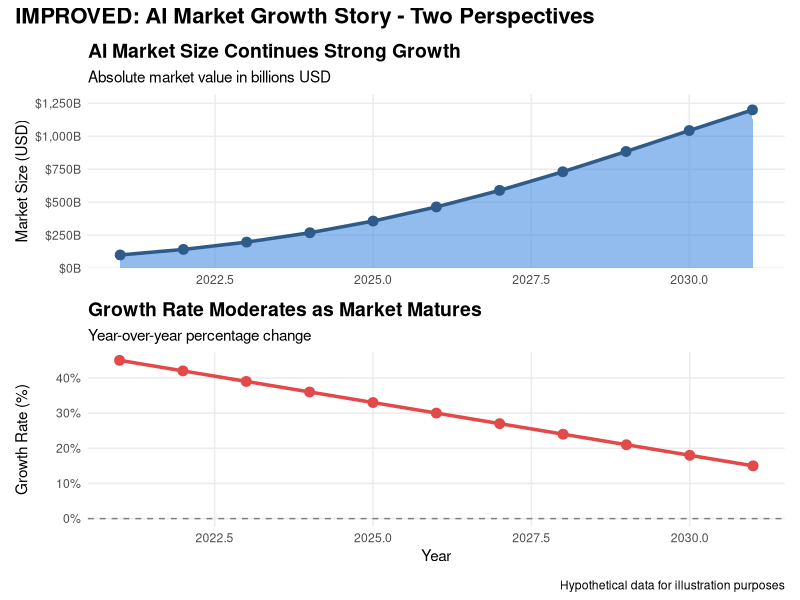

Here is the R script that generated this plot:
## ---- chunk 1
knitr::opts_chunk$set(echo = TRUE, warning = FALSE, message = FALSE)
library(knitr)
library(ggplot2)
## ---- chunk 2
# Note: In practice, you would include a screenshot of the visualization here
# knitr::include_graphics("statista_ai_market_viz.png")
cat("[ Visualization Image Would Appear Here ]")
cat("\n\nThe visualization typically shows a line or bar chart depicting")
cat("\nthe year-over-year percentage change in AI market size,")
cat("\ndemonstrating declining growth rates over time.")
## ---- chunk 3
# Example of improved visualization structure
# Creating hypothetical data based on the description

years <- 2021:2031
# Hypothetical growth rates declining from 45% to 15%
growth_rates <- seq(45, 15, length.out = 11)

# Calculate hypothetical market size starting at $100B in 2021
market_size <- numeric(11)
market_size[1] <- 100
for(i in 2:11) {
  market_size[i] <- market_size[i-1] * (1 + growth_rates[i]/100)
}

# Create dataframe
ai_data <- data.frame(
  Year = years,
  Growth_Rate = growth_rates,
  Market_Size = market_size
)

# Create improved visualization
library(ggplot2)
library(scales)
library(patchwork)

# Plot 1: Actual Market Size
p1 <- ggplot(ai_data, aes(x = Year, y = Market_Size)) +
  geom_area(fill = "#4A90E2", alpha = 0.6) +
  geom_line(color = "#2E5C8A", size = 1.2) +
  geom_point(color = "#2E5C8A", size = 3) +
  scale_y_continuous(labels = dollar_format(suffix = "B"), 
                     expand = expansion(mult = c(0, 0.1))) +
  labs(title = "AI Market Size Continues Strong Growth",
       subtitle = "Absolute market value in billions USD",
       x = NULL,
       y = "Market Size (USD)") +
  theme_minimal() +
  theme(plot.title = element_text(face = "bold", size = 14),
        panel.grid.minor = element_blank())

# Plot 2: Growth Rate
p2 <- ggplot(ai_data, aes(x = Year, y = Growth_Rate)) +
  geom_line(color = "#E24A4A", size = 1.2) +
  geom_point(color = "#E24A4A", size = 3) +
  geom_hline(yintercept = 0, linetype = "dashed", color = "gray50") +
  scale_y_continuous(labels = percent_format(scale = 1)) +
  labs(title = "Growth Rate Moderates as Market Matures",
       subtitle = "Year-over-year percentage change",
       x = "Year",
       y = "Growth Rate (%)") +
  theme_minimal() +
  theme(plot.title = element_text(face = "bold", size = 14),
        panel.grid.minor = element_blank())

# Combine plots
combined_plot <- p1 / p2 +
  plot_annotation(
    title = "IMPROVED: AI Market Growth Story - Two Perspectives",
    caption = "Hypothetical data for illustration purposes",
    theme = theme(plot.title = element_text(face = "bold", size = 16))
  )

print(combined_plot)
